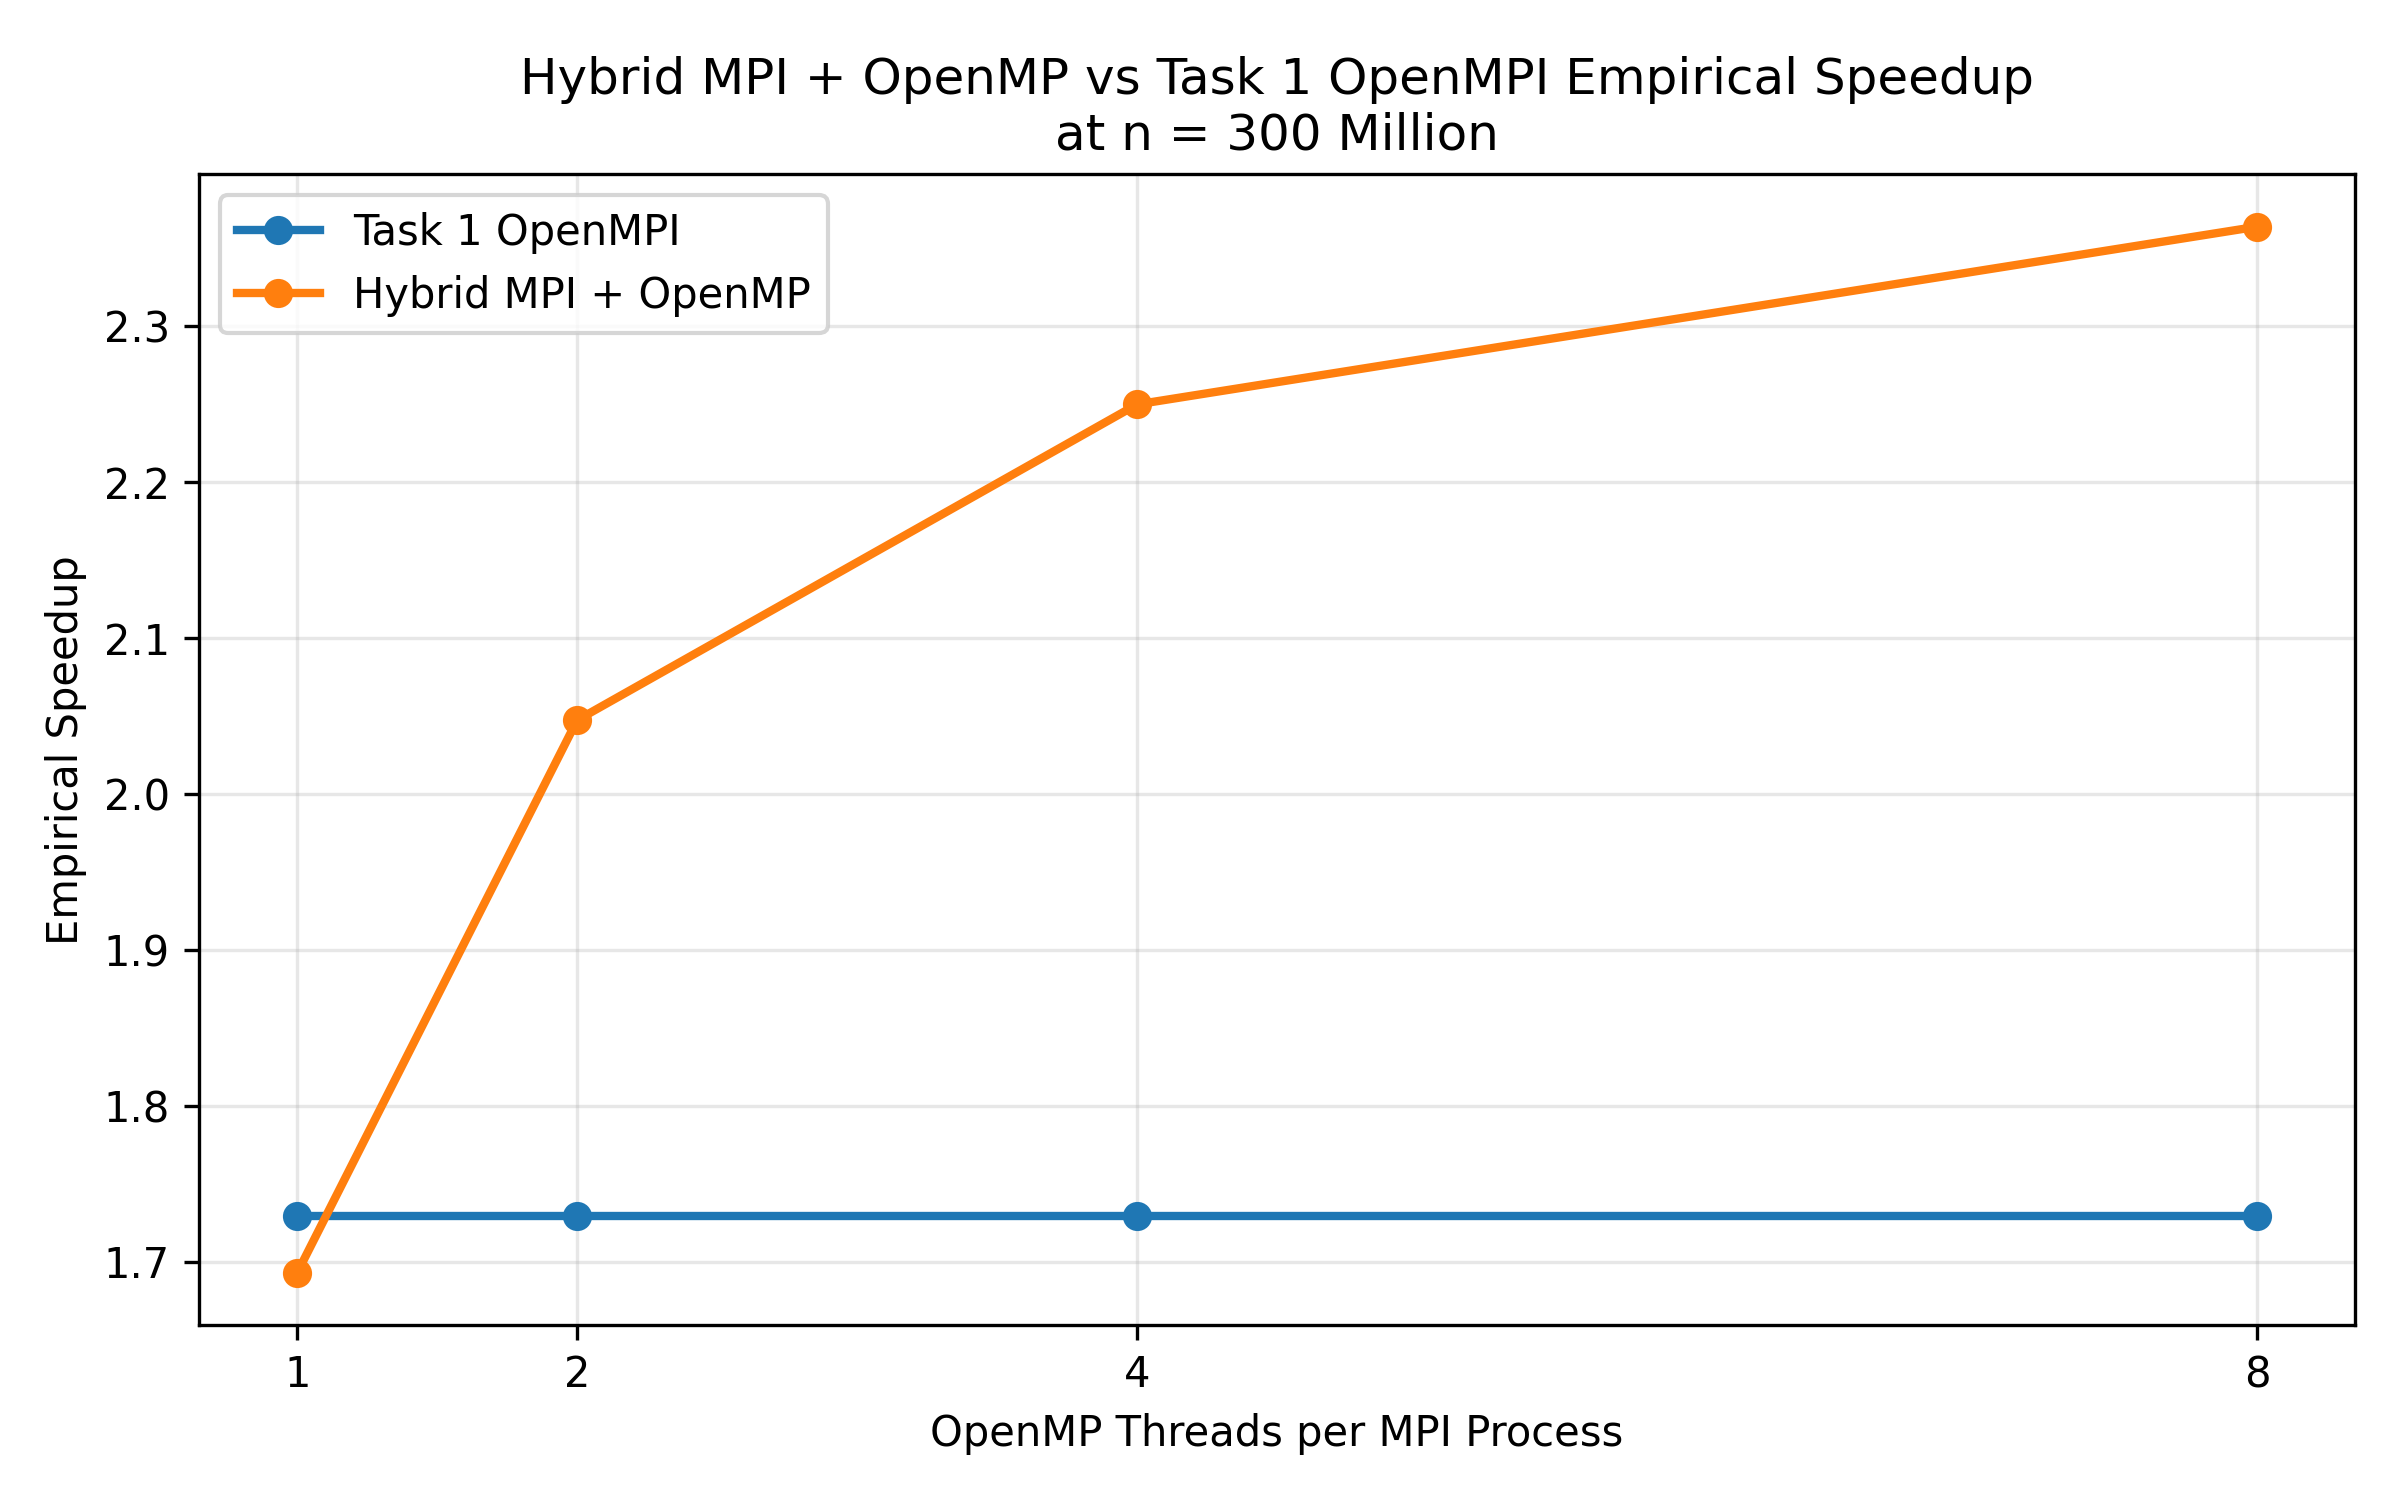

Recreate this plot in Python.
import pandas as pd
import matplotlib.pyplot as plt

graph4 = pd.read_csv("../Data/graph4_hybrid_threads.csv")
serial = pd.read_csv("../Data/week4_serial_for_task2.csv")

N_VALUE = 300000000

serial_row = serial[serial["n"] == N_VALUE].iloc[0]
serial_overall = serial_row["serial_overall"]

graph4["mpi_empirical_speedup"] = (
    serial_overall / graph4["mpi_overall"]
)

graph4["hybrid_empirical_speedup"] = (
    serial_overall / graph4["hybrid_overall"]
)

plt.figure(figsize=(8, 5))

plt.plot(
    graph4["omp_threads"],
    graph4["mpi_empirical_speedup"],
    marker="o",
    linewidth=2,
    label="Task 1 OpenMPI"
)

plt.plot(
    graph4["omp_threads"],
    graph4["hybrid_empirical_speedup"],
    marker="o",
    linewidth=2,
    label="Hybrid MPI + OpenMP"
)

plt.xlabel("OpenMP Threads per MPI Process")
plt.ylabel("Empirical Speedup")
plt.title(
    "Hybrid MPI + OpenMP vs Task 1 OpenMPI Empirical Speedup\n"
    "at n = 300 Million"
)

plt.xticks([1, 2, 4, 8])
plt.grid(True, alpha=0.3)
plt.legend()

plt.tight_layout()
plt.savefig("graph4_hybrid_vs_mpi.png", dpi=300)
plt.show()
